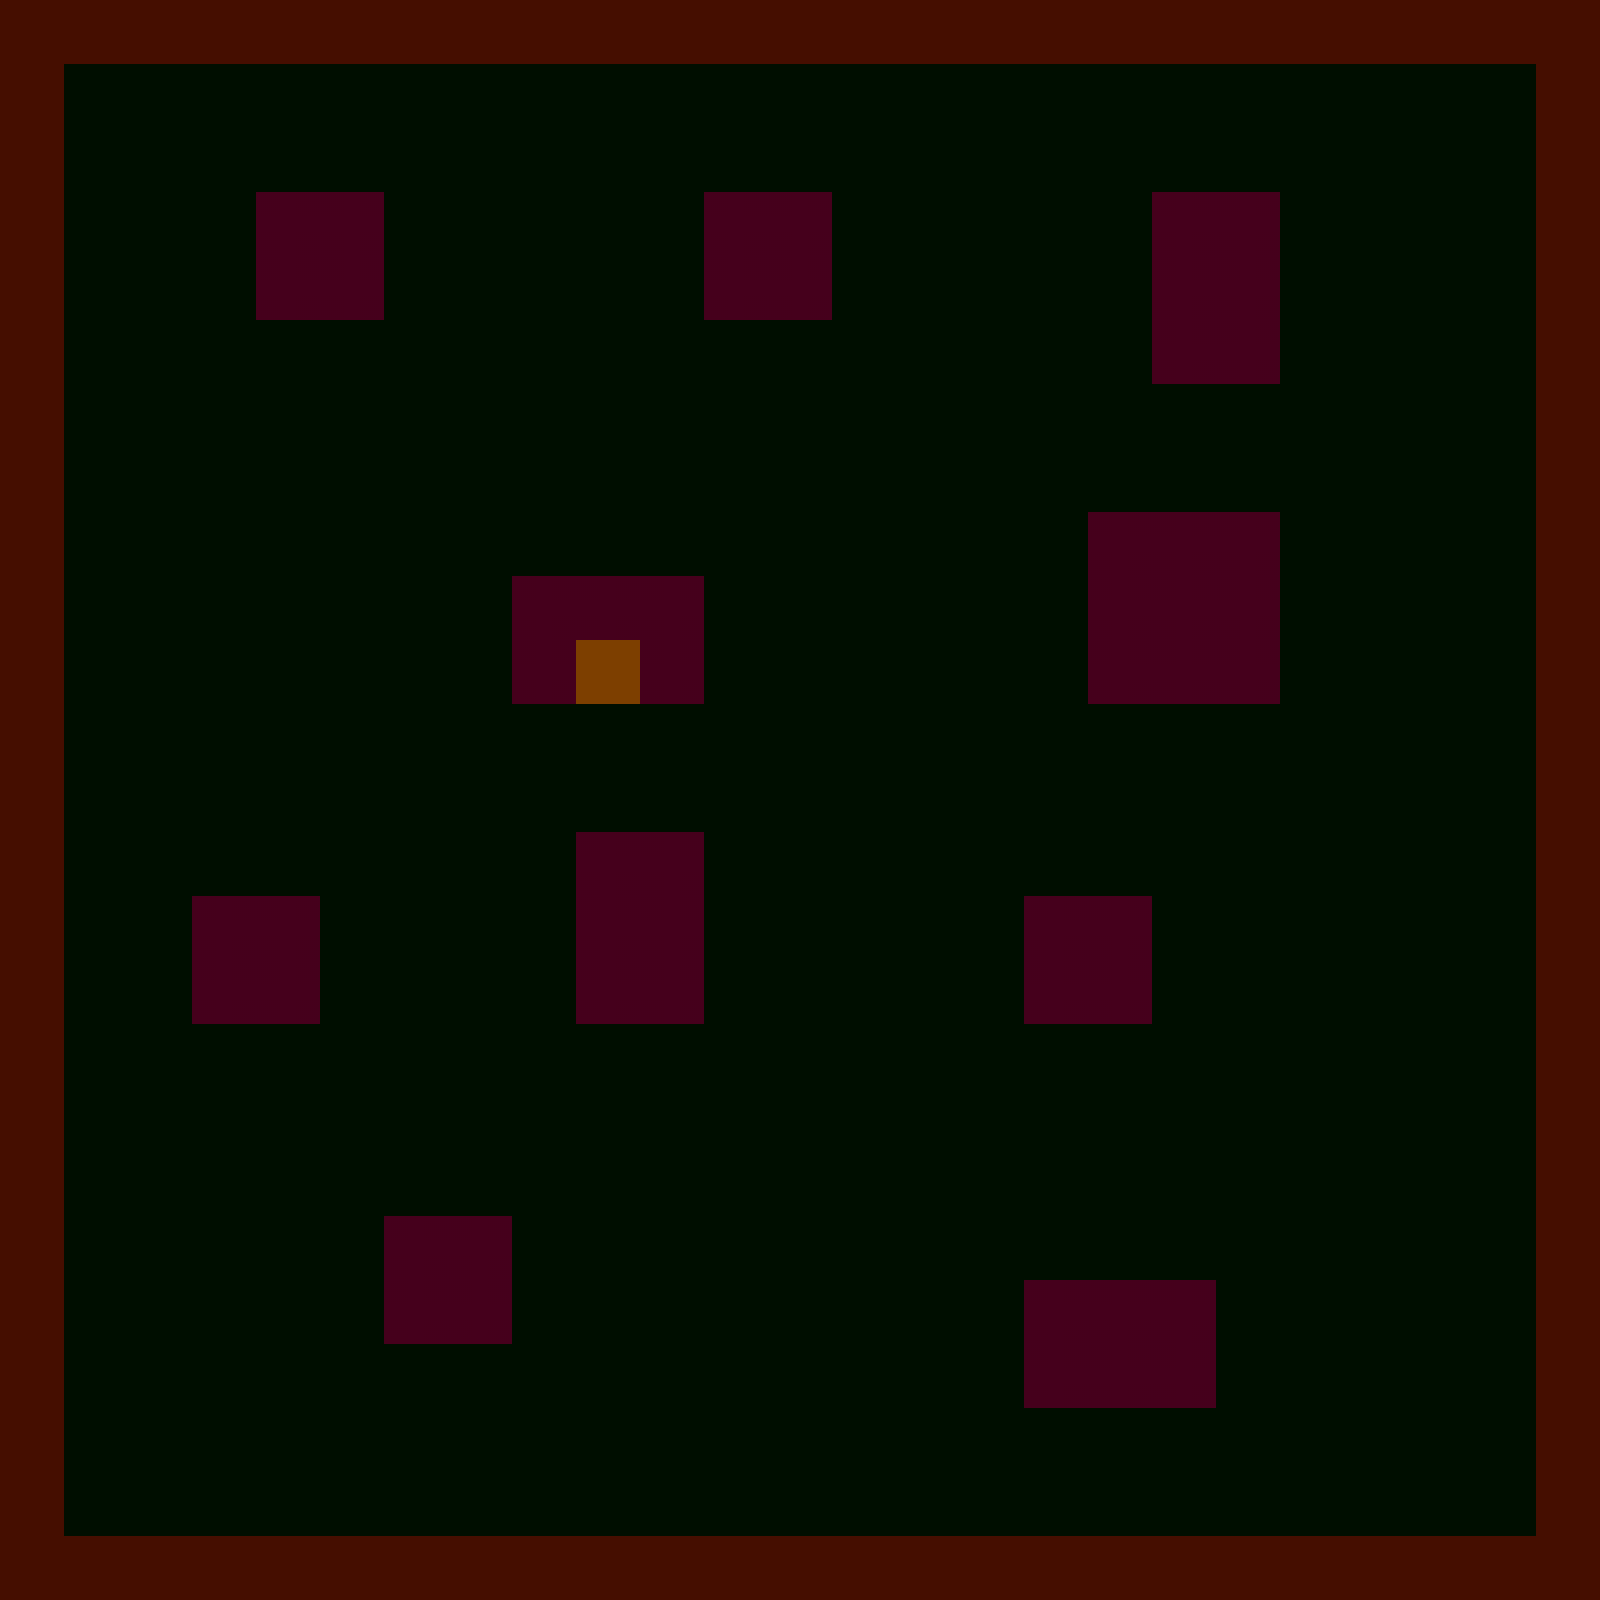

The image is a tile-based game level rendered from a .tmx file. Its description and source (layers, tilesets, objects; grid data summarised) follow:
An orthogonal 25x25 tile map with 64x64 px tiles, 2 tile layers (Collisions, City), 4 tilesets.

<map version="1.0" orientation="orthogonal" width="25" height="25" tilewidth="64" tileheight="64">
 <tileset firstgid="1" name="collide" tilewidth="64" tileheight="64">
  <image source="red2.png" width="64" height="64" />
  <tile id="0">
   <properties>
    <property name="blocked" value="true" />
   </properties>
  </tile>
 </tileset>
 <tileset firstgid="2" name="Buildings" tilewidth="64" tileheight="64">
  <image source="blue2.png" width="64" height="64" />
 </tileset>
 <tileset firstgid="3" name="roads" tilewidth="64" tileheight="64">
  <image source="green2.png" width="64" height="64" />
 </tileset>
 <tileset firstgid="4" name="garage" tilewidth="64" tileheight="64">
  <image source="orange2.png" width="64" height="64" />
  <tile id="0">
   <properties>
    <property name="garage" value="true" />
    <property name="opening" value="south" />
   </properties>
  </tile>
 </tileset>
 <layer name="Collisions" width="25" height="25" opacity="0.35">
  <data>[625 cells, 149 non-empty, 2 distinct tile ids]</data>
 </layer>
 <layer name="City" width="25" height="25" opacity="0.22">
  <data>[625 cells, 625 non-empty, 3 distinct tile ids]</data>
 </layer>
</map>
